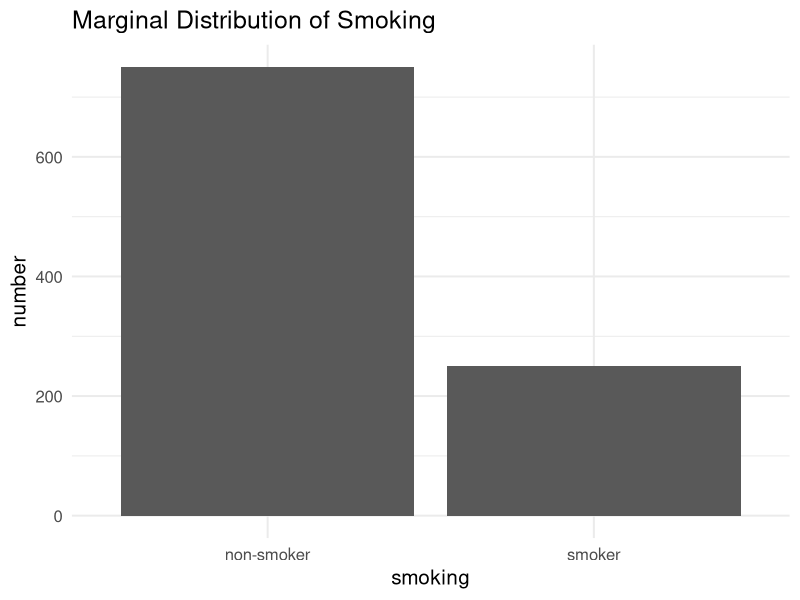
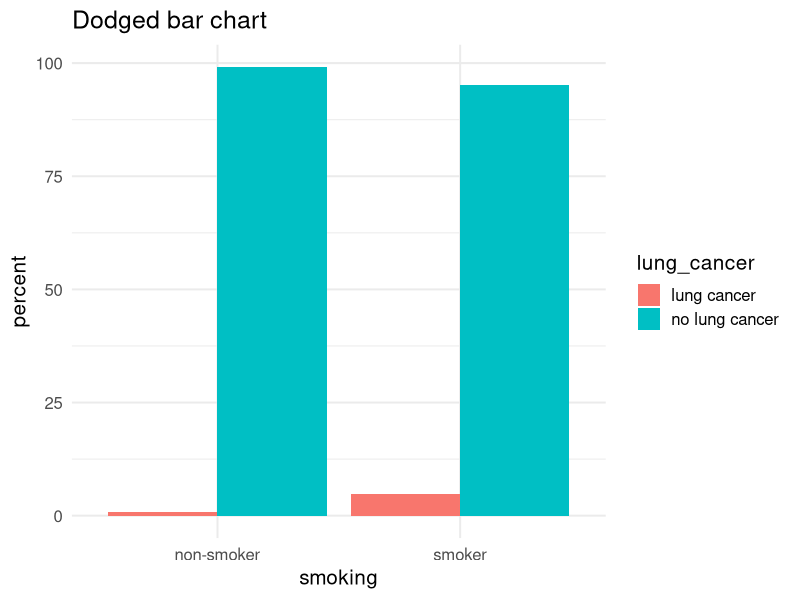
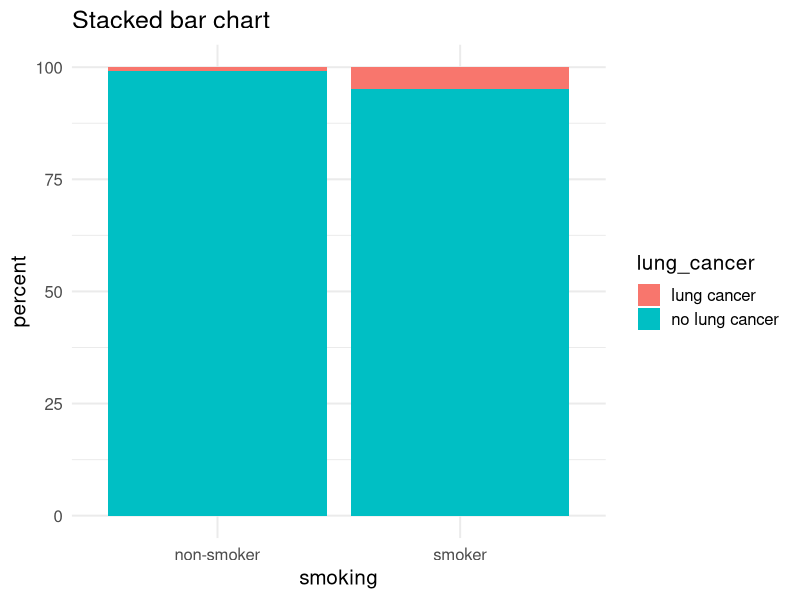
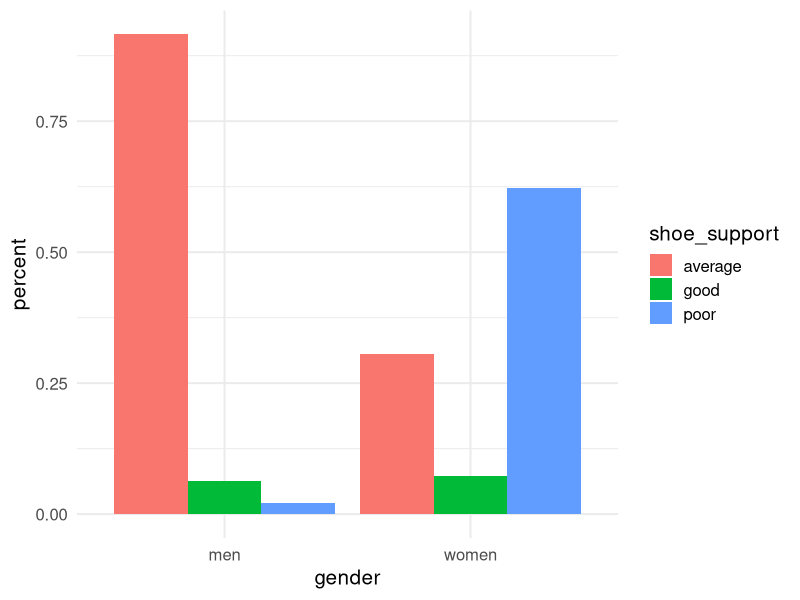
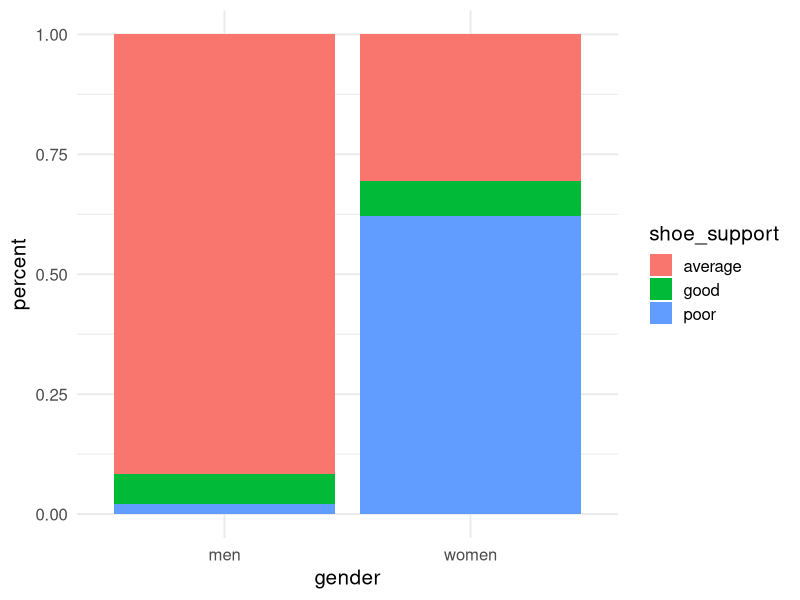
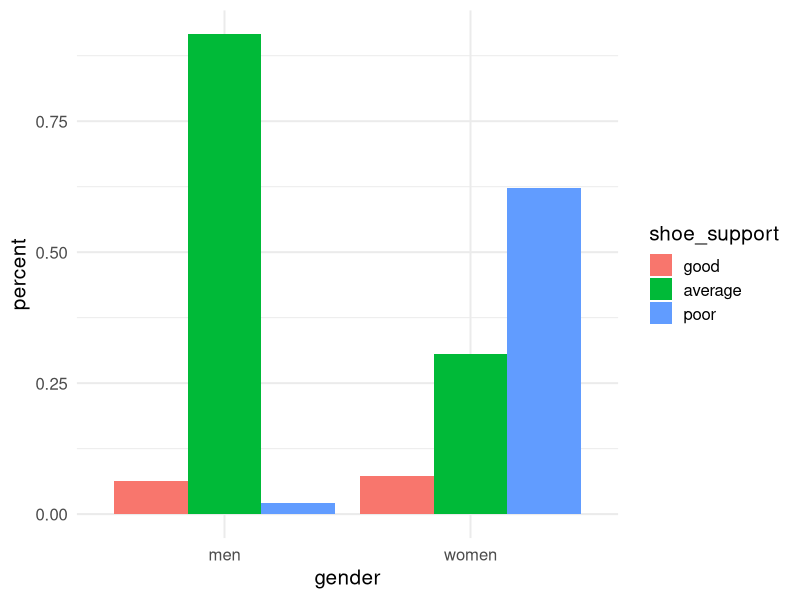
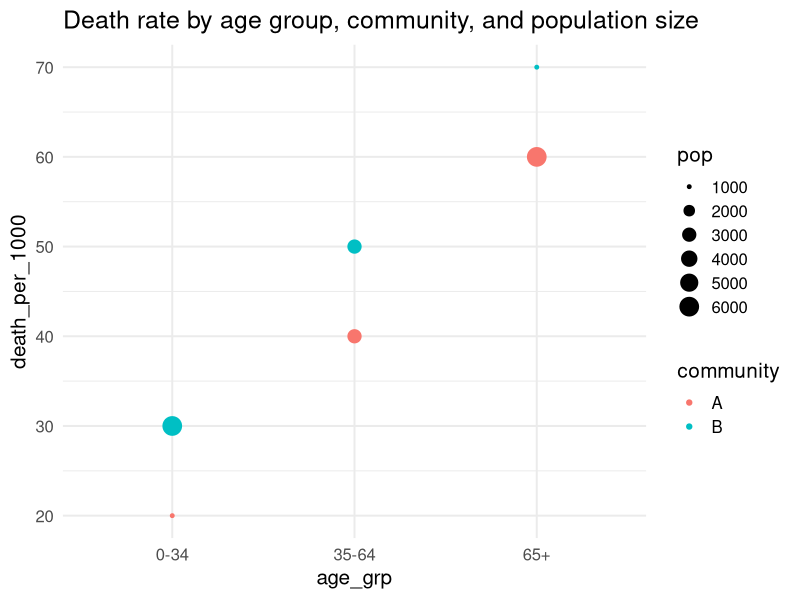
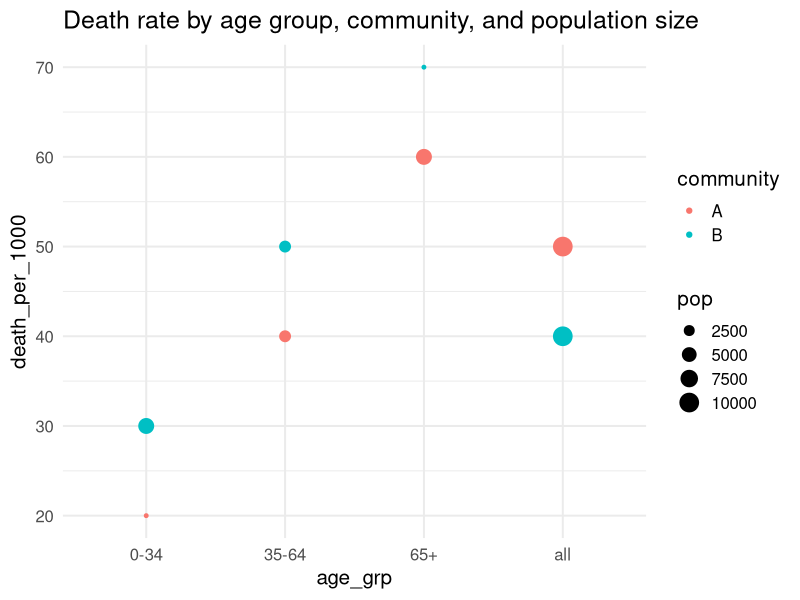

Recreate these plots in R, in order.
## ---- chunk 1
library(knitr) # for include_graphics() 
library(tibble)
library(ggplot2)
library(dplyr)
library(forcats)
## ---- chunk 2
library(dplyr)
# students, you don't need to know how to do this
two_way_data <- tribble(~ smoking, ~ lung_cancer, ~ percent, ~number,
                     "smoker", "lung cancer", 4.8, 12,
                     "smoker", "no lung cancer", 95.2,238, 
                     "non-smoker", "lung cancer", 0.9, 7,
                     "non-smoker", "no lung cancer", 99.1, 743)
## ---- chunk 3
ggplot(two_way_data, aes(x = smoking, y=number)) + 
  geom_bar( stat = "identity")  +
  labs(title = "Marginal Distribution of Smoking") + theme_minimal(base_size = 15)
## ---- chunk 4
ggplot(two_way_data, aes(x = smoking, y = percent)) + 
  geom_bar(aes(fill = lung_cancer), stat = "identity", position = "dodge")  +
  labs(title = "Dodged bar chart") + theme_minimal(base_size = 15)
## ---- chunk 5
ggplot(two_way_data, aes(x = smoking, y = percent)) + 
  geom_bar(aes(fill = lung_cancer), stat = "identity", position = "stack") +
  labs(title = "Stacked bar chart") + theme_minimal(base_size = 15)
## ---- chunk 6
# students, you don't need to know how to do this
shoe_data <- tribble(~ shoe_support, ~ gender, ~ percent,
                       "good",    "men",   94/1472, 
                       "average", "men",   1348/1472,
                       "poor",    "men",   30/1472,
                       "good",    "women", 137/1900,
                       "average", "women", 581/1900,
                       "poor",    "women", 1182/1900)
shoe_data
## ---- chunk 7
ggplot(shoe_data, aes(x = gender, y = percent)) + 
  geom_bar(stat = "identity", aes(fill = shoe_support), position = "dodge") +
  theme_minimal(base_size = 15)
## ---- chunk 8
ggplot(shoe_data, aes(x = gender, y = percent)) + 
  geom_bar(stat = "identity", aes(fill = shoe_support), position = "stack") +
  theme_minimal(base_size = 15)
## ---- chunk 9
library(forcats)
shoe_data <- shoe_data %>% 
  mutate(shoe_support = fct_relevel(shoe_support, "good", "average", "poor"))

ggplot(shoe_data, aes(x = gender, y = percent)) + 
  geom_bar(stat = "identity", aes(fill = shoe_support), position = "dodge") +
  theme_minimal(base_size = 15)
## ---- chunk 10

simp_data <- tribble(~ age_grp, ~ community, ~ deaths, ~ pop,
                     "0-34", "A", 20, 1000, 
                     "35-64", "A", 120, 3000,
                     "65+", "A", 360, 6000,
                     "all", "A", 500, 10000,
                     "0-34", "B", 180, 6000,
                     "35-64", "B", 150, 3000,
                     "65+", "B", 70, 1000,
                     "all", "B", 400, 10000)
simp_data <- simp_data %>% 
  mutate(death_per_1000 = (deaths/pop) * 1000)
simp_data_no_all <- simp_data %>% filter(age_grp != "all")
## ---- chunk 11
ggplot(simp_data_no_all, aes(x = age_grp, y = death_per_1000)) + 
  geom_point(aes(col = community, size = pop)) + 
  labs(title = "Death rate by age group, community, and population size") +
  theme_minimal(base_size = 15)
## ---- chunk 12
ggplot(simp_data, aes(x = age_grp, y = death_per_1000)) + 
  geom_point(aes(col = community, size = pop)) + 
  labs(title = "Death rate by age group, community, and population size") +
  theme_minimal(base_size = 15)
## ---- chunk 13
#students, don't need to know the scale_fill_manual() function
ggplot(simp_data, aes(x = community, y = death_per_1000)) + 
  geom_bar(aes(fill = age_grp), position = "dodge", stat = "identity", col = "white") +
  theme_minimal(base_size = 15) +
  scale_fill_manual(values = c("#74a9cf", "#0570b0", "#034e7b", "grey"))
  # this scale function allows you to manually set your fill colors
  # colours declared with "#123456" are called hex codes and you can find them online!
